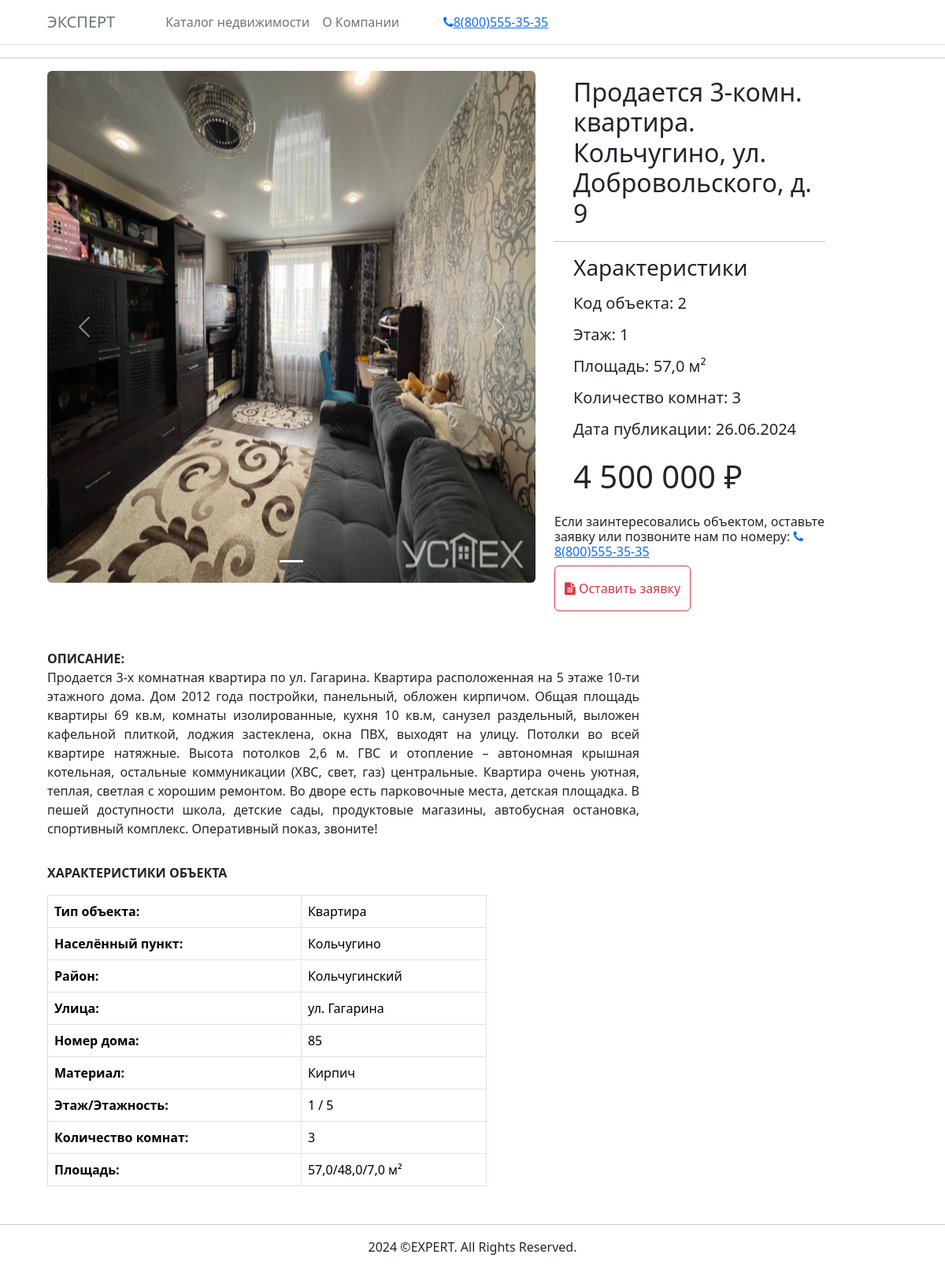
/catalog/nedvig_page/2/, run on the app's committed database.
### nedvig/models.py (models this page shows, shortened)
class Nedvigimost(models.Model):
    name = models.CharField("Заголовок", max_length=256)
    naselenyi_punkt = models.ForeignKey(NaselenyiPunkt, verbose_name="Населенный пункт", on_delete=models.SET)
    district = models.ForeignKey(District, verbose_name="Район", on_delete=models.SET)
    street   = models.ForeignKey(Street, verbose_name="Улица", on_delete=models.SET)
    type_nedvig = models.ForeignKey(TypeNedvig, verbose_name="Тип недвижимости", on_delete=models.SET)
    type_uslugi = models.ForeignKey(TypeUslugi, verbose_name="Тип услуги", on_delete=models.SET)
    type_uchastka = models.ForeignKey(TypeUchastka, verbose_name="Тип участка", on_delete=models.SET, blank=True, default=None, null=True)
    nomer_doma = models.CharField("Номер дома", max_length=10)
    kvartira = models.IntegerField("Квартира", max_length=5, blank=True, default=None, null=True)
    material = models.CharField("Материал", max_length=128)
    main_photo = models.ImageField("Основное фото", upload_to="nedvig_photo")
    obshaya_ploshad = models.FloatField("Общая площадь")
    gilaya_ploshad = models.FloatField("Жилая площадь")
    kuhni_ploshad = models.FloatField("Площадь кухни")
    uchastka_ploshad = models.FloatField("Площадь участка", blank=True, default=None, null=True)
    komnat = models.PositiveIntegerField("Комнатность")
    etag = models.IntegerField("Этаж")
    etagnost = models.IntegerField("Этажность")
    price = models.IntegerField("Цена", blank=False)
    date_public = models.DateField("Дата публикации", default=date.today)
    description = models.TextField("Описание")
    hozyain = models.ForeignKey(Hozyain, verbose_name="Хозяин", on_delete=models.CASCADE)
    publish = models.BooleanField("Публиковать", default=False)
    class Meta:
        verbose_name = 'Недвижимость'
        verbose_name_plural = 'Недвижимость'

class TypeNedvig(models.Model):
    name = models.CharField("Наименование", max_length=512, null=False)
    def __str__(self):
        return self.name
    class Meta:
        verbose_name = 'Тип недвижимости'
        verbose_name_plural = 'Типы недвижимости'

class NaselenyiPunkt(models.Model):
    name = models.CharField("Наименование", max_length=512, null=False)
    def __str__(self):
        return self.name
    class Meta:
        verbose_name = 'Населенный пункт'
        verbose_name_plural = 'Населенный пункты'

class District(models.Model):
    name = models.CharField("Наименование", max_length=512, null=False)
    def __str__(self):
        return self.name
    class Meta:
        verbose_name = 'Район'
        verbose_name_plural = 'Районы'

class Street(models.Model):
    name = models.CharField("Наименование", max_length=512, null=False)
    def __str__(self):
        return self.name
    class Meta:
        verbose_name = 'Улица'
        verbose_name_plural = 'Улицы'

### nedvig/views.py (the view, shortened to what this page needs)
# urls.py: path('catalog/nedvig_page/<int:pk>/', NedvigDetail.as_view(), name="nedvig_page"),
class NedvigDetail(View):
    def get(self, request, pk):
        nedvig = Nedvigimost.objects.get(id=pk)
        photo_nedvig = PhotoNedvig.objects.filter(kod_object = pk)
        type_uslugi = TypeUslugi.objects.all()
        count_ph = []
        for i in range(len(photo_nedvig)):
            count_ph.append(i+1)
        price = str(nedvig.price)
        strp = ValidPrice(price)
        nedvig.price = strp
        nedvig.date_public = nedvig.date_public.strftime('%d.%m.%Y')
        return render(request, 'nedvig/nedvig_page.html', {'nedvig': nedvig, 'photo_nedvig': photo_nedvig, 'count_ph':count_ph, 'type_uslugi':type_uslugi})

### nedvig/models.py (called while the page is built)
    def __str__(self):
        return self.name

### nedvig/views.py (called while the page is built)
def ValidPrice(price):
    if len(price) == 6:
        strp = price[:3] + ' ' + price[3:]
    elif len(price) == 7:
        strp = price[:1] + ' ' + price[1:]
        strp = strp[:5] + ' ' + strp[5:]
    elif len(price) == 8:
        strp = price[:2] + ' ' + price[2:]
        strp = strp[:6] + ' ' + strp[6:]
        strp = strp[:10] + ' ' + strp[10:]
    return strp

### nedvig/templates/nedvig/nedvig_page.html (shortened to what this page needs)
{% extends "base.html" %}
{% load static %}
{% block content %}
<hr class="mt-3">
<div class="row ms-5 me-5">
    <div class="col-7">
        <div id="carouselExampleIndicators" class="carousel slide rounded" data-bs-ride="carousel">
            <div class="carousel-indicators">
                <button type="button" data-bs-target="#carouselExampleIndicators" data-bs-slide-to="0" class="active"
                    aria-current="true" aria-label="Slide 0"></button>
            </div>
            <div class="carousel-inner rounded">
                <div class="carousel-item active" data-bs-interval="9999999999">
                    <img src="{{nedvig.main_photo.url}}" class="d-block w-100" width="540" height="650"
                        alt="Main_Photo_objects">
                </div>
                <button class="carousel-control-prev" type="button" data-bs-target="#carouselExampleIndicators"
                    data-bs-slide="prev">
                    <span class="carousel-control-prev-icon" aria-hidden="true"></span>
                </button>
                <button class="carousel-control-next" type="button" data-bs-target="#carouselExampleIndicators"
                    data-bs-slide="next">
                    <span class="carousel-control-next-icon" aria-hidden="true"></span>
                </button>
            </div>
        </div>
    </div>
    <div class="col-4 ">
        <h2 class="ms-4 mt-2">{{ nedvig.name }}</h2>
        <hr>
        <h3 class="ms-4 mt-3">Характеристики</h3>
        <h5 class="ms-4 mt-3">Код объекта: {{nedvig.id}}</h5>
        <h5 class="ms-4 mt-3">Этаж: {{nedvig.etag}}</h5>
        <h5 class="ms-4 mt-3">Площадь: {{nedvig.obshaya_ploshad}} м²</h5>
        <h5 class="ms-4 mt-3">Количество комнат: {{nedvig.komnat}}</h5>
        <h5 class="ms-4 mt-3">Дата публикации: {{nedvig.date_public}}</h5>
        <h1 class="ms-4 mt-4">{{ nedvig.price }} ₽</h1>
        <h6 class="mt-4">Если заинтересовались объектом, оставьте заявку или позвоните нам по номеру: <a href="tel:88005553535"><i class="fa fa-phone"></i>8(800)555-35-35</a></h6>
        <button class="pt-3 pb-3 py-2 btn btn-outline-danger waves-effect" data-bs-toggle="modal" data-bs-target="#exampleModal"><i class="fa fa-file-text"></i> Оставить заявку</button>
    </div>
</div>
<div class="row ms-5 mt-5">
    <div class="col-8">
        <strong class="text-md-left  font-weight-bold">
            ОПИСАНИЕ:
        </strong>
        <p style="text-align: justify;">{{ nedvig.description }}</p>
    </div>
    <strong class="mt-3 text-md-left  font-weight-bold">
        ХАРАКТЕРИСТИКИ ОБЪЕКТА
    </strong>
    <div class="col-6">
        <table class="table table-bordered mt-3">
            <tbody>
                <tr>
                    <th scope="row "><b>Тип объекта:</b></th>
                    <td> {{ nedvig.type_nedvig }} </td>
                </tr>
                <tr>
                    <th scope="row">Населённый пункт:</th>
                    <td> {{ nedvig.naselenyi_punkt }} </td>
                </tr>
                <tr>
                    <th scope="row">Район:</th>
                    <td> {{ nedvig.district }} </td>
                </tr>
                <tr>
                    <th scope="row ">Улица:</th>
                    <td> {{ nedvig.street }} </td>
                </tr>
                <tr>
                    <th scope="row">Номер дома:</th>
                    <td> {{ nedvig.nomer_doma }} </td>
                </tr>
                <tr>
                    <th scope="row">Материал:</th>
                    <td> {{ nedvig.material }} </td>
                </tr>
                <tr>
                    <th scope="row">Этаж/Этажность:</th>
                    <td> {{nedvig.etag}} / {{nedvig.etagnost}} </td>
                </tr>
                <tr>
                    <th scope="row">Количество комнат:</th>
                    <td> {{ nedvig.komnat }}</td>
                </tr>
                <tr>
                    <th scope="row">Площадь:</th>
                    <td> {{ nedvig.obshaya_ploshad }}/{{ nedvig.gilaya_ploshad }}/{{ nedvig.kuhni_ploshad }} м² </td>
                </tr>
            </tbody>
        </table>
    </div>
</div>
{% endblock content %}

### static/css/style.css (style rules this page uses)
body { height: 100%; width: 100%; }

### data on the page
Nedvigimost: main_photo (picture), name "Продается 3-комн. квартира. Кольчугино, ул. Добровольского, д. 9", id "2", etag "1", obshaya_ploshad "57,0", komnat "3", date_public "26.06.2024", price "4 500 000", description "Продается 3-х комнатная квартира по ул. Гагарина. Квартира расположенная на 5 этаже 10-ти этажного дома. Дом 2012 года постройки, панельный, обложен кирпичом. Общая площадь квартиры 69 кв.м, комнаты изолированные, кухня 10 кв.м, санузел раздельный, выложен кафельной плиткой, лоджия застеклена, окна ПВХ, выходят на улицу. Потолки во всей квартире натяжные. Высота потолков 2,6 м. ГВС и отопление – автономная крышная котельная, остальные коммуникации (ХВС, свет, газ) центральные. Квартира очень уютная, теплая, светлая с хорошим ремонтом. Во дворе есть парковочные места, детская площадка. В пешей доступности школа, детские сады, продуктовые магазины, автобусная остановка, спортивный комплекс.…", type_nedvig "Квартира", naselenyi_punkt "Кольчугино", district "Кольчугинский", street "ул. Гагарина", nomer_doma "85", material "Кирпич", etagnost "5", gilaya_ploshad "48,0", kuhni_ploshad "7,0"
